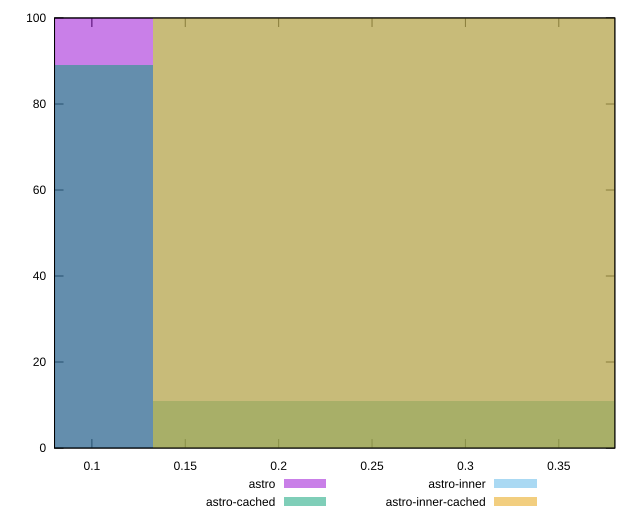

The script that saved this image:
reset

$astro <<EOF
0 100
EOF

$astroCached <<EOF
0 89
0.26546115896741407 11
EOF

$astroInner <<EOF
0.26546115896741407 100
EOF

$astroInnerCached <<EOF
0.26546115896741407 100
EOF

set key outside below
set boxwidth 0.26546115896741407
set xrange [0.08:0.38]
set yrange [0:100]
set trange [0:100]
set style fill transparent solid 0.5 noborder
set terminal svg size 640, 520 enhanced background rgb 'white'
set output "reports/report_00033_2021-03-01T14-23-16.841Z/unused-javascript/comparison/histogram/all_score.svg"

plot $astro title "astro" with boxes, \
     $astroCached title "astro-cached" with boxes, \
     $astroInner title "astro-inner" with boxes, \
     $astroInnerCached title "astro-inner-cached" with boxes

reset
